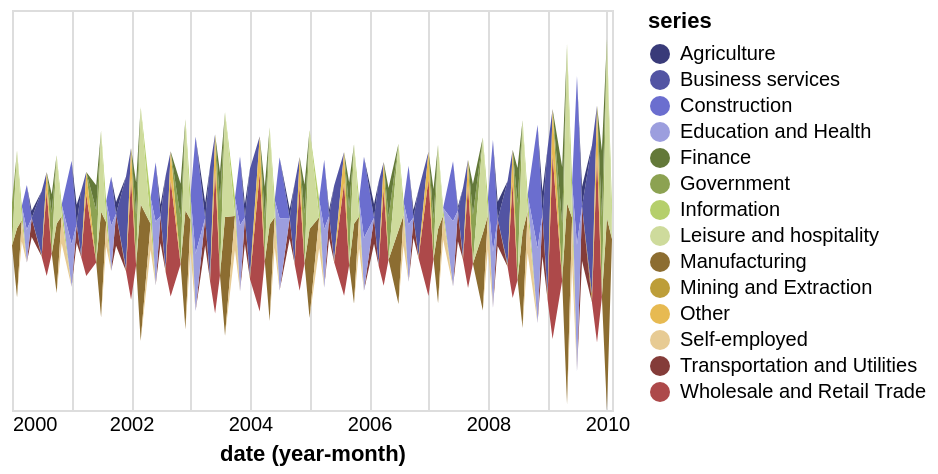

Source (Vega-Lite JSON):
### Vega-Lite specification from a JSON file in a GitHub repository (floating-point values rounded to 4 significant figures; data arrays with more than 128 entries replaced by an {"elided": "..."} marker saying what was removed)
{"$schema": "https://vega.github.io/schema/vega-lite/v6.json", "width": 300, "height": 200, "data": {"values": {"elided": "200 records"}}, "mark": "area", "encoding": {"x": {"timeUnit": "yearmonth", "field": "date", "axis": {"domain": false, "format": "%Y", "tickSize": 0}}, "y": {"aggregate": "sum", "field": "count", "axis": null, "stack": "center"}, "color": {"field": "series", "scale": {"scheme": "category20b"}}}}
